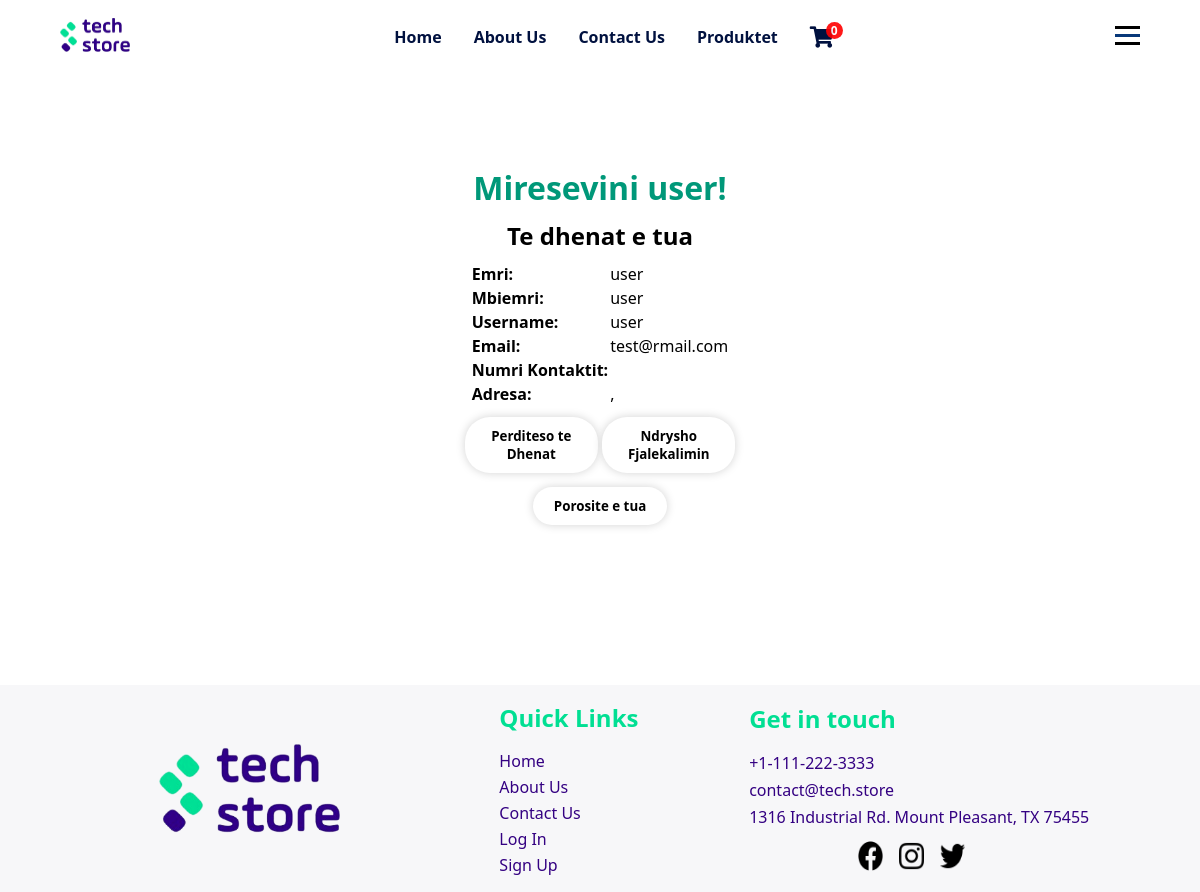
Page /php/userPages/userDashboard.php (signed in) on the earlier database version.
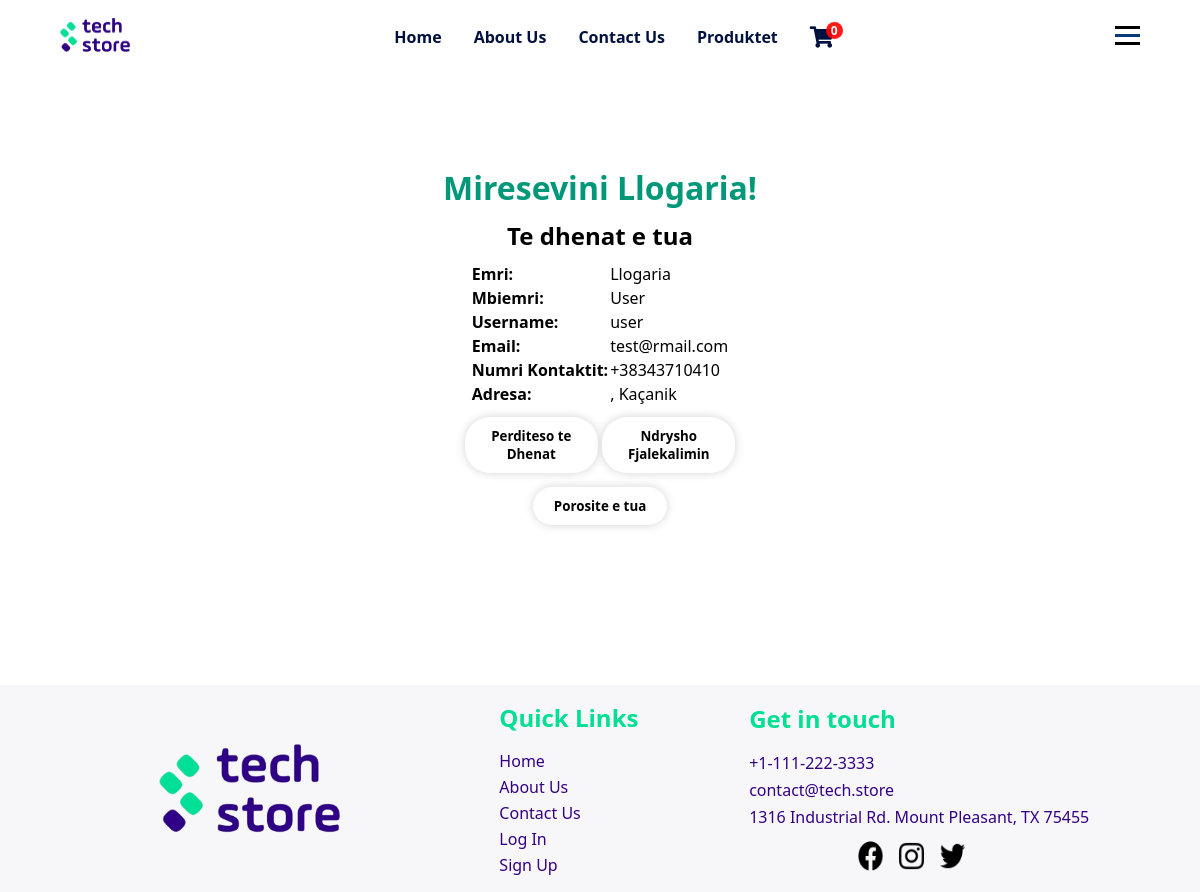
Same page on the later database version.
### tables this page shows
CREATE TABLE `tedhenatuser` (
  `userID` int(11) NOT NULL,
  `nrKontaktit` varchar(30) DEFAULT NULL,
  `qyteti` varchar(30) DEFAULT NULL,
  `zipKodi` varchar(7) DEFAULT NULL,
  `adresa` varchar(50) DEFAULT NULL
);

CREATE TABLE `user` (
  `userID` int(11) NOT NULL,
  `emri` varchar(20) NOT NULL,
  `mbiemri` varchar(30) DEFAULT NULL,
  `username` varchar(20) NOT NULL,
  `email` varchar(50) DEFAULT NULL,
  `password` varchar(50) NOT NULL,
  `aksesi` int(1) NOT NULL DEFAULT 0
);

### php/db/dbcon.php (called while the page is built)
<?php
class dbCon
{
    private $conn = '';
    private $hostiIDB = 'localhost';
    private $emriDB = 'techstoredb';
    private $dbUsername = 'root';
    private $dbPass = '';
    public function connDB()
    {
        try {
            $this->conn = new PDO(
                "mysql:host=$this->hostiIDB;dbname=$this->emriDB", $this->dbUsername, $this->dbPass,
                [PDO::ATTR_DEFAULT_FETCH_MODE => PDO::FETCH_ASSOC]
            );
        } catch (PDOException $pdoe) {
            die("Nuk mund të lidhej me bazën e të dhënave {$this->emriDB} :" . $pdoe->getMessage());
        }
        return $this->conn;
    }
}
?>

### php/CRUD/userCRUD.php (called while the page is built, shortened)
<?php
require_once('../db/dbcon.php');
class userCRUD extends dbCon
{
    private $userID;
    private $dbConn;
    public function __construct($userID = '', $emri = '', $mbiemri = '', $username = '', $email = '', $password = '', $aksesi = '')
    {
        $this->userID = $userID;
        $this->dbConn = $this->connDB();
    }
    public function setUserID($userID)
    {
        $this->userID = $userID;
    }
    public function shfaqSipasID()
    {
        try {
            $sql = 'SELECT * from user u INNER JOIN tedhenatuser t ON u.userID = t.userID WHERE u.userID = ?';
            $stm = $this->dbConn->prepare($sql);
            $stm->execute([$this->userID]);
            return $stm->fetch();
        } catch (Exception $e) {
            return $e->getMessage();
        }
    }
}
?>

### php/userPages/userDashboard.php (the view, shortened to what this page needs)
<?php
require_once('../CRUD/userCRUD.php');
$userCRUD = new userCRUD();
$userCRUD->setUserID($_SESSION['userID']);
$useri = $userCRUD->shfaqSipasID();
?>
<!DOCTYPE html>
<html lang="en">
<head>
  <link rel="stylesheet" href="../../css/adminDashboard.css">
  <link rel="stylesheet" href="../../css/mesazhetStyle.css">
</head>
<body>
  <?php include '../design/header.php' ?>
  <div class="containerDashboard">
    <h1 class="titulliPershkrim">Miresevini
      <?php echo $_SESSION['name'] ?>!
    </h1>
    <h2>Te dhenat e tua</h2>
    <table>
      <tr>
        <td><strong>Emri:</strong></td>
        <td>
          <?php echo $useri['emri'] ?>
        </td>
      </tr>
      <tr>
        <td><strong>Mbiemri:</strong></td>
        <td>
          <?php echo $useri['mbiemri'] ?>
        </td>
      </tr>
      <tr>
        <td><strong>Username:</strong></td>
        <td>
          <?php echo $useri['username'] ?>
        </td>
      </tr>
      <tr>
        <td><strong>Email:</strong></td>
        <td>
          <?php echo $useri['email'] ?>
        </td>
      </tr>
      <tr>
        <td><strong>Numri Kontaktit:</strong></td>
        <td>
          <?php echo $useri['nrKontaktit'] ?>
        </td>
      </tr>
      <tr>
        <td><strong>Adresa: </strong></td>
        <td>
          <?php echo $useri['adresa'] . ', ' . $useri['qyteti'] . ' ' . $useri['zipKodi'] ?>
        </td>
      </tr>
    </table>
    <div class="butonatDiv">
      <a href="../funksione/perditesoTeDhenat.php?userID=<?php echo $useri['userID'] ?>"><button
          class="button">Perditeso te
          Dhenat</button></a>
      <a href="../funksione/ndryshoPass.php?userID= <?php echo $useri['userID'] ?>"><button class="button">Ndrysho
          Fjalekalimin</button></a>
    </div>
    <?php
    if ($_SESSION['aksesi'] == 0) {
      echo ' <a href="../userPages/porosit.php"><button class="button">Porosite e tua</button></a>';
    }
    ?>
  </div>
  <?php include '../design/footer.php';
  include_once '../funksione/importimiScriptave.php' ?>
</body>
</html>

Differences in the rows shown:
changed tedhenatuser "user": userID.emri "user" → "Llogaria"; userID.mbiemri "user" → "User"; nrKontaktit (not shown) → "+38343710410"; qyteti (not shown) → "Kaçanik"
Other differences:
$_SESSION['name']: "user" → "Llogaria"
